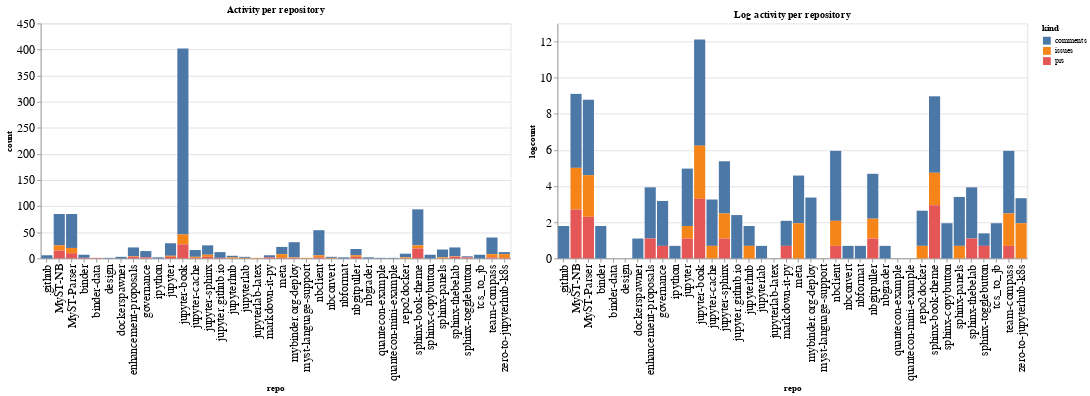

Here is the notebook cell this chart was saved with:
### Code cell
ch1 = alt.Chart(repo_summaries, width=600, title="Activity per repository").mark_bar().encode(
    x='repo',
    y='count',
    color='kind',
    tooltip="kind"
)

ch2 = alt.Chart(repo_summaries, width=600, title="Log activity per repository").mark_bar().encode(
    x='repo',
    y='logcount',
    color='kind',
    tooltip="kind"
)

ch1 | ch2

### Figure 1 — Vega-Lite specification as saved in the notebook (floating-point values rounded to 4 significant figures)
{"config": {"axisLeft": {"labelFontSize": 15}, "axisBottom": {"labelFontSize": 15}}, "hconcat": [{"mark": "bar", "encoding": {"color": {"type": "nominal", "field": "kind"}, "tooltip": {"type": "nominal", "field": "kind"}, "x": {"type": "nominal", "field": "repo"}, "y": {"type": "quantitative", "field": "count"}}, "title": "Activity per repository", "width": 600}, {"mark": "bar", "encoding": {"color": {"type": "nominal", "field": "kind"}, "tooltip": {"type": "nominal", "field": "kind"}, "x": {"type": "nominal", "field": "repo"}, "y": {"type": "quantitative", "field": "logcount"}}, "title": "Log activity per repository", "width": 600}], "data": {"name": "data-7958ed0e6ed193acc3bf485b08dd300e"}, "$schema": "https://vega.github.io/schema/vega-lite/v4.8.1.json", "datasets": {"data-7958ed0e6ed193acc3bf485b08dd300e": [{"repo": ".github", "kind": "comments", "count": 6, "logcount": 1.792}, {"repo": "MyST-NB", "kind": "comments", "count": 60, "logcount": 4.094}, {"repo": "MyST-NB", "kind": "issues", "count": 10, "logcount": 2.303}, {"repo": "MyST-NB", "kind": "prs", "count": 15, "logcount": 2.708}, {"repo": "MyST-Parser", "kind": "comments", "count": 65, "logcount": 4.174}, {"repo": "MyST-Parser", "kind": "issues", "count": 10, "logcount": 2.303}, {"repo": "MyST-Parser", "kind": "prs", "count": 10, "logcount": 2.303}, {"repo": "binder", "kind": "comments", "count": 6, "logcount": 1.792}, {"repo": "binder", "kind": "prs", "count": 1, "logcount": 0.0}, {"repo": "binder-data", "kind": "prs", "count": 1, "logcount": 0.0}, {"repo": "design", "kind": "comments", "count": 1, "logcount": 0.0}, {"repo": "dockerspawner", "kind": "comments", "count": 3, "logcount": 1.099}, {"repo": "enhancement-proposals", "kind": "comments", "count": 17, "logcount": 2.833}, {"repo": "enhancement-proposals", "kind": "issues", "count": 1, "logcount": 0.0}, {"repo": "enhancement-proposals", "kind": "prs", "count": 3, "logcount": 1.099}, {"repo": "governance", "kind": "comments", "count": 12, "logcount": 2.485}, {"repo": "governance", "kind": "prs", "count": 2, "logcount": 0.6931}, {"repo": "ipython", "kind": "comments", "count": 2, "logcount": 0.6931}, {"repo": "jupyter", "kind": "comments", "count": 24, "logcount": 3.178}, {"repo": "jupyter", "kind": "issues", "count": 2, "logcount": 0.6931}, {"repo": "jupyter", "kind": "prs", "count": 3, "logcount": 1.099}, {"repo": "jupyter-book", "kind": "comments", "count": 356, "logcount": 5.875}, {"repo": "jupyter-book", "kind": "issues", "count": 19, "logcount": 2.944}, {"repo": "jupyter-book", "kind": "prs", "count": 27, "logcount": 3.296}, {"repo": "jupyter-cache", "kind": "comments", "count": 13, "logcount": 2.565}, {"repo": "jupyter-cache", "kind": "issues", "count": 2, "logcount": 0.6931}, {"repo": "jupyter-cache", "kind": "prs", "count": 1, "logcount": 0.0}, {"repo": "jupyter-sphinx", "kind": "comments", "count": 18, "logcount": 2.89}, {"repo": "jupyter-sphinx", "kind": "issues", "count": 4, "logcount": 1.386}, {"repo": "jupyter-sphinx", "kind": "prs", "count": 3, "logcount": 1.099}, {"repo": "jupyter.github.io", "kind": "comments", "count": 11, "logcount": 2.398}, {"repo": "jupyter.github.io", "kind": "prs", "count": 1, "logcount": 0.0}, {"repo": "jupyterhub", "kind": "comments", "count": 3, "logcount": 1.099}, {"repo": "jupyterhub", "kind": "issues", "count": 2, "logcount": 0.6931}, {"repo": "jupyterlab", "kind": "comments", "count": 2, "logcount": 0.6931}, {"repo": "jupyterlab", "kind": "issues", "count": 1, "logcount": 0.0}, {"repo": "jupyterlab-latex", "kind": "issues", "count": 1, "logcount": 0.0}, {"repo": "markdown-it-py", "kind": "comments", "count": 4, "logcount": 1.386}, {"repo": "markdown-it-py", "kind": "prs", "count": 2, "logcount": 0.6931}, {"repo": "meta", "kind": "comments", "count": 14, "logcount": 2.639}, {"repo": "meta", "kind": "issues", "count": 7, "logcount": 1.946}, {"repo": "meta", "kind": "prs", "count": 1, "logcount": 0.0}, {"repo": "mybinder.org-deploy", "kind": "comments", "count": 29, "logcount": 3.367}, {"repo": "mybinder.org-deploy", "kind": "issues", "count": 1, "logcount": 0.0}, {"repo": "mybinder.org-deploy", "kind": "prs", "count": 1, "logcount": 0.0}, {"repo": "myst-language-support", "kind": "issues", "count": 1, "logcount": 0.0}, {"repo": "nbclient", "kind": "comments", "count": 48, "logcount": 3.871}, {"repo": "nbclient", "kind": "issues", "count": 4, "logcount": 1.386}, {"repo": "nbclient", "kind": "prs", "count": 2, "logcount": 0.6931}, {"repo": "nbconvert", "kind": "comments", "count": 2, "logcount": 0.6931}, {"repo": "nbconvert", "kind": "issues", "count": 1, "logcount": 0.0}, {"repo": "nbformat", "kind": "comments", "count": 2, "logcount": 0.6931}, {"repo": "nbgitpuller", "kind": "comments", "count": 12, "logcount": 2.485}, {"repo": "nbgitpuller", "kind": "issues", "count": 3, "logcount": 1.099}, {"repo": "nbgitpuller", "kind": "prs", "count": 3, "logcount": 1.099}, {"repo": "nbgrader", "kind": "comments", "count": 2, "logcount": 0.6931}, {"repo": "quantecon-example", "kind": "comments", "count": 1, "logcount": 0.0}, {"repo": "quantecon-mini-example", "kind": "comments", "count": 1, "logcount": 0.0}, {"repo": "repo2docker", "kind": "comments", "count": 7, "logcount": 1.946}, {"repo": "repo2docker", "kind": "issues", "count": 2, "logcount": 0.6931}, {"repo": "sphinx-book-theme", "kind": "comments", "count": 69, "logcount": 4.234}, {"repo": "sphinx-book-theme", "kind": "issues", "count": 6, "logcount": 1.792}, {"repo": "sphinx-book-theme", "kind": "prs", "count": 19, "logcount": 2.944}, {"repo": "sphinx-copybutton", "kind": "comments", "count": 7, "logcount": 1.946}, {"repo": "sphinx-panels", "kind": "comments", "count": 15, "logcount": 2.708}, {"repo": "sphinx-panels", "kind": "issues", "count": 2, "logcount": 0.6931}, {"repo": "sphinx-thebelab", "kind": "comments", "count": 17, "logcount": 2.833}, {"repo": "sphinx-thebelab", "kind": "issues", "count": 1, "logcount": 0.0}, {"repo": "sphinx-thebelab", "kind": "prs", "count": 3, "logcount": 1.099}, {"repo": "sphinx-togglebutton", "kind": "comments", "count": 2, "logcount": 0.6931}, {"repo": "sphinx-togglebutton", "kind": "prs", "count": 2, "logcount": 0.6931}, {"repo": "tcs_to_jb", "kind": "comments", "count": 7, "logcount": 1.946}, {"repo": "team-compass", "kind": "comments", "count": 32, "logcount": 3.466}, {"repo": "team-compass", "kind": "issues", "count": 6, "logcount": 1.792}, {"repo": "team-compass", "kind": "prs", "count": 2, "logcount": 0.6931}, {"repo": "zero-to-jupyterhub-k8s", "kind": "comments", "count": 4, "logcount": 1.386}, {"repo": "zero-to-jupyterhub-k8s", "kind": "issues", "count": 7, "logcount": 1.946}, {"repo": "zero-to-jupyterhub-k8s", "kind": "prs", "count": 1, "logcount": 0.0}]}}
